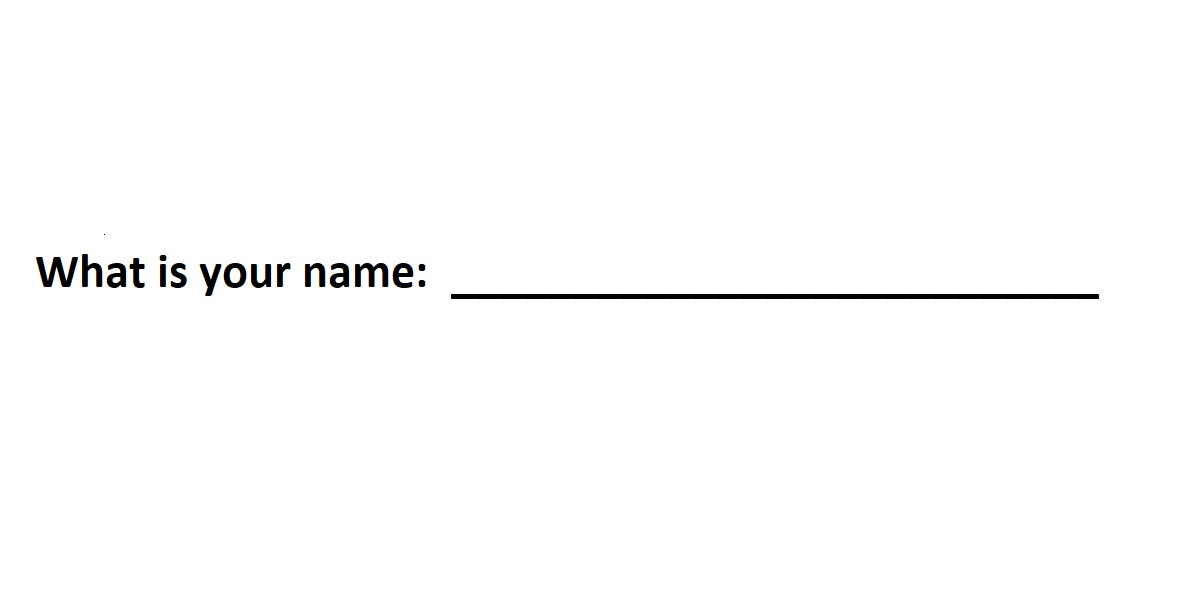
#> input picture ques.jpeg, 1180 x 607 px
$ python prob.py
#> lines starting #> are read from the running program, lines starting #| are printed output that depends on the picture
#> the answer given: ques.jpeg
from PIL import Image
from PIL import ImageDraw, ImageFont

# Opening the Image
"""
This Image contains the Text: What is your Name: _____
"""

def write_name(name):
#> called with name = 'ques.jpeg'
    img = Image.open('ques.jpeg')   # This image contains the Text: What is your Name: ______
#> img is the input picture: PIL image 1180x607 RGB; mean R, G, B 252.2, 252.2, 252.2
    img2 = ImageDraw.Draw(img)

    font = ImageFont.truetype("arial.ttf", 40, encoding="unic") # Setting up the Font

    img2.text((600,250),name, fill=(0,0,0),font=font,stroke_width=1,stroke_fill="black") # Adding Text to the Image


    img = img.save(f"{name}.jpg")   # saves the File in the present directory as the name of the User
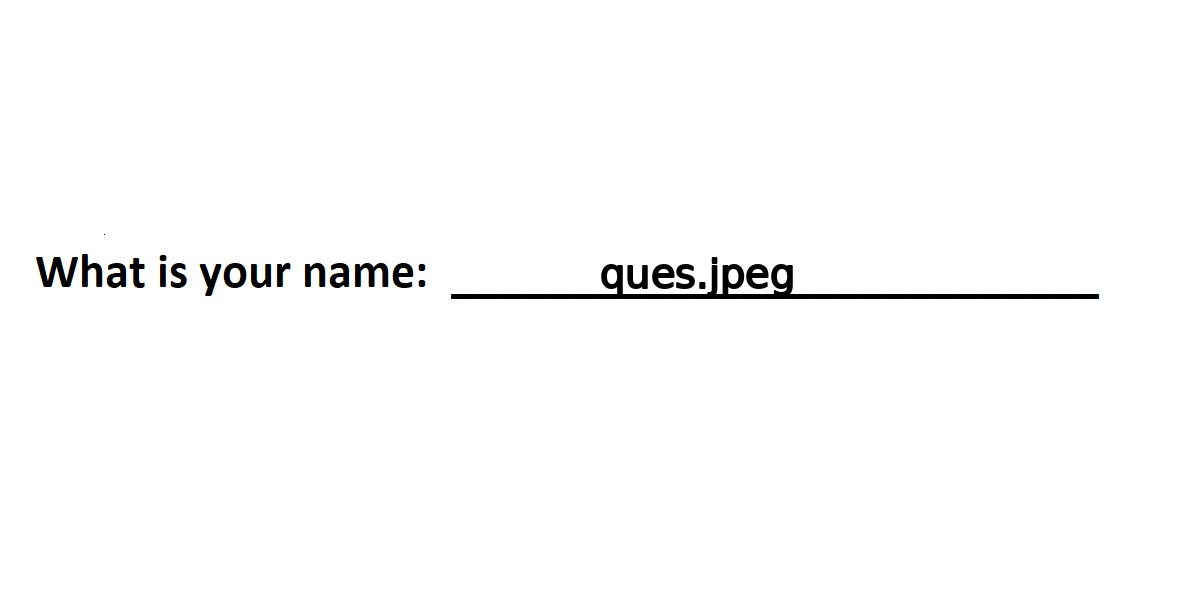
#> saved as ques.jpeg.jpg: PIL image 1180x607 RGB; mean R, G, B 251.3, 251.3, 251.3


ask_user = input("Enter your Name: ")      # Asking the User to write his/her Name
if len(ask_user) ==0:
    raise Exception("Empty String!")       # If Empty String, raise an Exception
else:
    write_name(ask_user)                   # Call the function
